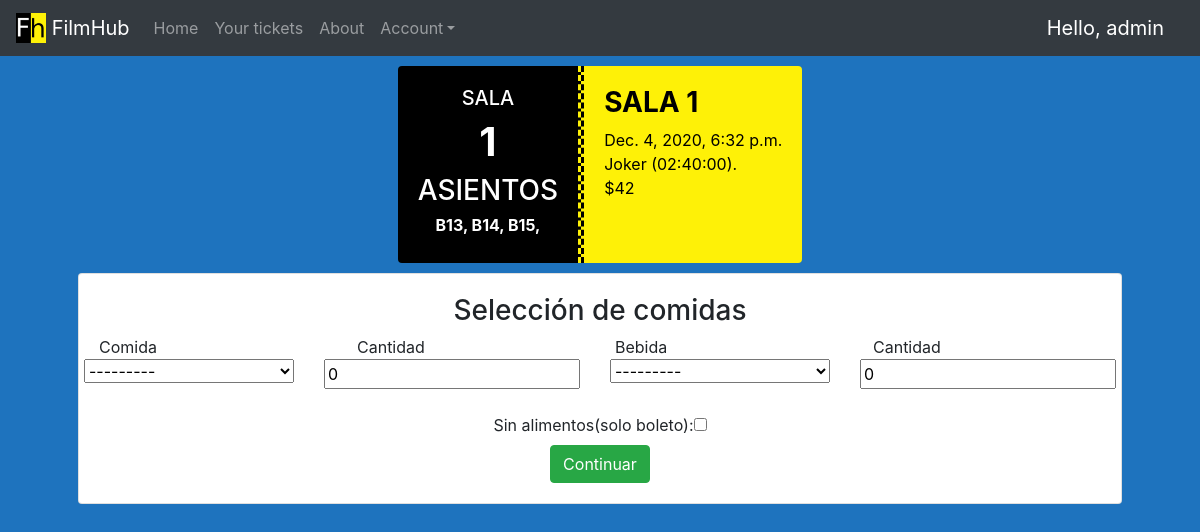
Page /client/buyfood/31 (signed in) on the committed database.
### FilmHub/models.py (models this page shows, shortened)
class Boleto(models.Model):
    id = models.AutoField(primary_key=True)
    asientos = models.ManyToManyField(Asiento, blank=True)
    funcion = models.ForeignKey(Funcion, on_delete=models.SET_NULL, null=True)
    def precio_final(self):
        valor = self.funcion.pelicula.precio_base * len(self.asientos.all())
        self.monto_total = valor
        return "$" + str(valor)

class Funcion(models.Model):
    id = models.AutoField(primary_key=True)
    horario = models.DateTimeField(null=True)
    sala = models.ForeignKey(Sala, on_delete=models.CASCADE, null=True)
    pelicula = models.ForeignKey(Pelicula, on_delete=models.CASCADE, null=True)

class Sala(models.Model):
    id = models.AutoField(primary_key=True)
    numero = models.IntegerField(default=0, blank=True, null=True)

class Asiento(models.Model):
    id = models.AutoField(primary_key=True)
    reservado = models.BooleanField(default=False)
    fila = models.CharField(max_length=1)
    butaca = models.IntegerField(default=0, blank=True, null=True)
    sala = models.ForeignKey(Sala, on_delete=models.CASCADE, null=True)

class Pelicula(models.Model):
    id = models.AutoField(primary_key=True)
    nombre = models.CharField(max_length=25)
    descripcion = models.CharField(max_length=100)
    portada = models.ImageField(default='default.jpg', upload_to='portadas')
    duracion = models.TimeField(null=True)
    precio_base = models.IntegerField(default=0, blank=True, null=True)
    def __str__(self):
        return str(self.nombre) + " (" + str(self.duracion) + ")."

### FilmHub/views.py (the view, shortened to what this page needs)
# urls.py: path('client/buyfood/<int:boleto>', views.BuyFoodView, name="buy_food"),
@login_required(login_url='loginView')
def BuyFoodView(request, boleto):
    boleto = Boleto.objects.get(pk=boleto)
    form=ComboComidaForm()
    context= {
        "boleto":boleto,
        "form":form
    }
    return render(request, 'FilmHub/buy_food.html', context)

### FilmHub/forms.py
class ComboComidaForm(ModelForm):
    class Meta:
        model = Combo_Comida
        fields = ['comida','cant_comida','bebida','cant_bebida']
    def __init__(self, *args, **kwargs):
        super(ComboComidaForm, self).__init__(*args, **kwargs)
        self.fields['comida'].required = True
        self.fields['bebida'].required = True
    fields = ['basic_field']

### FilmHub/models.py (called while the page is built)
    def __str__(self):
        return (self.nombre + " (" + str(self.contenido_neto) + "g)" + " - " + "$" + str(self.precio_unidad))

    def __str__(self):
        return (self.nombre + " (" + str(self.contenido_neto) + "ml)" + " - " + "$" + str(self.precio_unidad))

### FilmHub/templates/FilmHub/buy_food.html (shortened to what this page needs)
{% extends 'FilmHub/main.html'%}
{% block content %}
<div class="container h-100">
    <div class="row justify-content-around">
        <div class="col-sm-auto">
            <div style="margin:10px 0px 10px 0px" class="row justify-content-center">
                <div style="color:white;background-color:black;border-top-right-radius: 0px;border-bottom-right-radius: 0px;border-style: none dashed none none;border-color: #fef107ff;border-width: 3px;" class="card card-body">
                    <div class="col-md-auto">
                        <div class="row justify-content-center">
                            <h5>SALA</h5>
                        </div>
                        <div class="row justify-content-center">
                            <h1><b>{{ boleto.funcion.sala.numero }}</b></h1>
                        </div>
                        <div class="row justify-content-center">
                            <h3>ASIENTOS </h3>
                        </div>
                        <div class="row justify-content-center">
                            <h6><b> {% for asiento in boleto.asientos.all %}{{ asiento.fila}}{{ asiento.butaca}}, {%endfor%}</b> </h6>
                        </div>
                    </div>
                </div>
                <div style="color:black;background-color:#fef107ff;border-top-left-radius: 0px;border-bottom-left-radius: 0px;border-style: none none none dashed;border-color: black;border-width: 3px;" class="card card-body">
                    <div class="col-md-auto">
                        <div class="row justify-content-left">
                            <h3><b>SALA {{ boleto.funcion.sala.numero }}</b></h3>
                        </div>
                        <div class="row justify-content-left">
                            {{ boleto.funcion.horario }}
                        </div>
                        <div class="row justify-content-left">
                            {{ boleto.funcion.pelicula }}
                        </div>
                        <div class="row justify-content-left">
                            {{ boleto.precio_final }}
                        </div>
                    </div>
                </div>
            </div>
        </div>
    </div>
    <div class="row justify-content-center">
        <div class="col-sm-auto">
            <div class="card card-body">
                <div class="row justify-content-center">
                    <h3>Selección de comidas</h3>
                </div>
                <div class="row justify-content-around">
                    <div class="col-md">
                        Comida
                    </div>
                    <div class="col-md">
                        Cantidad
                    </div>
                    <div class="col-md">
                        Bebida
                    </div>
                    <div class="col-md">
                        Cantidad
                    </div>
                </div>
                <div class="row justify-content-around">
                    <form method="post" action="" id="foodForm">
                        <div class="row justify-content-around">
                            <div class="col-md">
                                {{form.comida}}
                            </div>
                            <div class="col-md">
                                {{form.cant_comida}}
                            </div>
                            <div class="col-md">
                                {{form.bebida}}
                            </div>
                            <div class="col-md">
                                {{form.cant_bebida}}
                            </div>
                        </div>
                        <br>
                        <div class="row justify-content-center">
                            <label>Sin alimentos(solo boleto):<input type="checkbox" onclick="changeVisibility()" name="sinAlimentos"></label>
                        </div>
                        <div class="row justify-content-center">
                            <div class="col-md">
                                <div class="row justify-content-center">
                                    <input class="btn btn-success" type="submit" value="Continuar">
                                </div>
                            </div>
                        </div>
                    </form>
                </div>
            </div>
        </div>
    </div>
</div>
{% endblock %}

### FilmHub/templates/FilmHub/navbar.html (shortened to what this page needs)
{% load static %}
{% url 'homeView' as home_url %}
{% url 'aboutView' as about_url %}
{% url 'my_tickets' as tickets_url %}
<nav class="navbar sticky-top navbar-expand-sm navbar-dark bg-dark">
    <a class="navbar-brand" href="{% url 'homeView' %}">
        <img src="{% static '/img/FilmHub.png' %}" width="30" height="30" class="d-inline-block align-top" alt="logo" loading="lazy">
        FilmHub
    </a>
    <div class="collapse navbar-collapse" id="collapsibleNavId">
        <ul class="navbar-nav mr-auto mt-2 mt-lg-0">
            <li class="nav-item{% if request.path == home_url %} active{%elif  request.path == home_client_url %} active {%endif%}">
                <a class="nav-link" href="{{home_url}}">Home <span class="sr-only">(current)</span></a>
            </li>
            {% if request.user.is_authenticated  %}
            <li class="nav-item {% if request.path == groups_url %} active {%endif%}">
                <a class="nav-link" href="{{tickets_url}}">Your tickets</a>
            </li>
            {% endif %}
            <li class="nav-item {% if request.path == about_url %} active {%endif%}">
                <a class="nav-link" href="{{about_url}}">About</a>
            </li>
            <li class="nav-item dropdown">
                <a class="nav-link dropdown-toggle" href="#" id="dropdownId" data-toggle="dropdown" aria-haspopup="true"
                    aria-expanded="false">Account</a>
            </li>
        </ul>
        {% if request.user.is_authenticated %}
        <span style="color:white;" class="hello-msg">Hello, {{request.user}} </span>
        {% endif %}
    </div>
</nav>

### static/css/main.css (style rules this page uses)
body, html { margin: 0; padding: 0; height: 100%; background: #1e73be !important; }
.hello-msg { font-size: 20px; color: #000000; margin-right: 20px; }

### rows in the picture
Boleto: funcion.sala.numero "1", funcion.horario "Dec. 4, 2020, 6:32 p.m.", funcion.pelicula "Joker (02:40:00).", precio_final "$42"
Asiento: fila "B", butaca "13"
Asiento: fila "B", butaca "14"
Asiento: fila "B", butaca "15"

### other values in the picture
{{ request.user }} "admin"
